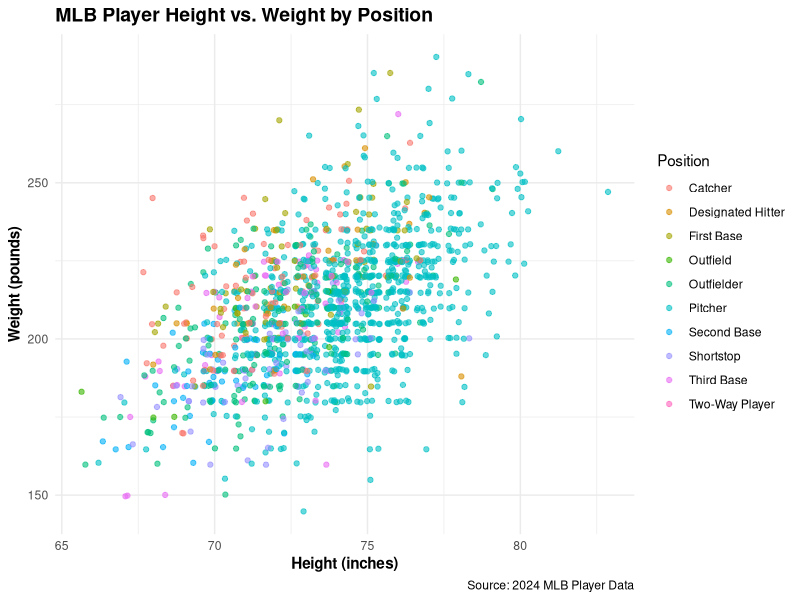

This chart was generated by the following R code:
## ---- chunk 1
library(tidyverse)

# Read the player data collected from the 2024 MLB season
players <- read_csv("data/players.csv", show_col_types = FALSE)

# Identify teammates sharing the same height and weight
lookalikes <- players |>
  group_by(team_name, height_inches, weight) |>
  filter(n() > 1) |>
  ungroup()

# Count the number of look-alike players per team
team_counts <- lookalikes |>
  group_by(team_name) |>
  summarize(n_lookalikes = n())

# Count how many teams have the exact same number of look-alikes
team_distribution <- team_counts |>
  count(n_lookalikes, name = "num_teams")
## ---- chunk 2
ggplot(players, aes(x = height_inches, y = weight, color = position)) +
  geom_jitter(alpha = 0.6) +
  labs(
    title = "MLB Player Height vs. Weight by Position",
    x = "Height (inches)",
    y = "Weight (pounds)",
    color = "Position",
    caption = "Source: 2024 MLB Player Data"
  ) +
  theme_minimal() +
  theme(
    plot.title = element_text(face = "bold", size = 14),
    axis.title = element_text(face = "bold")
  )
